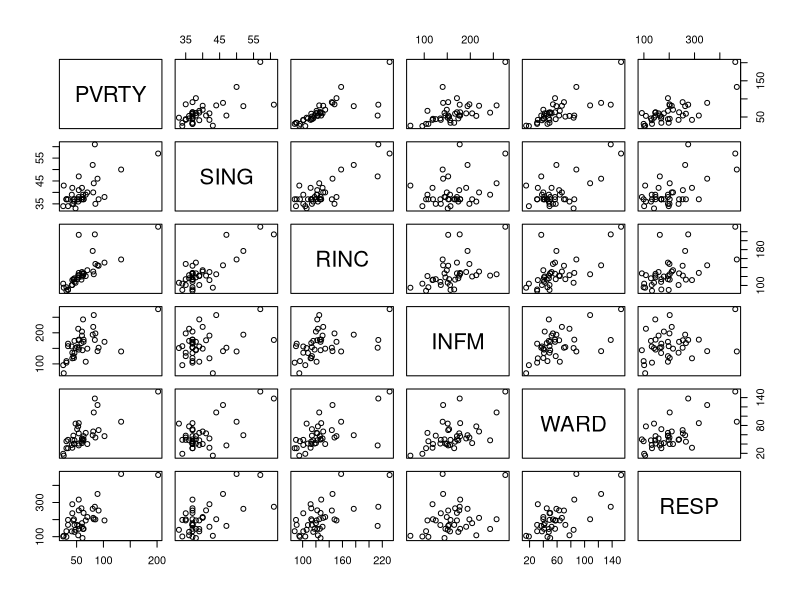
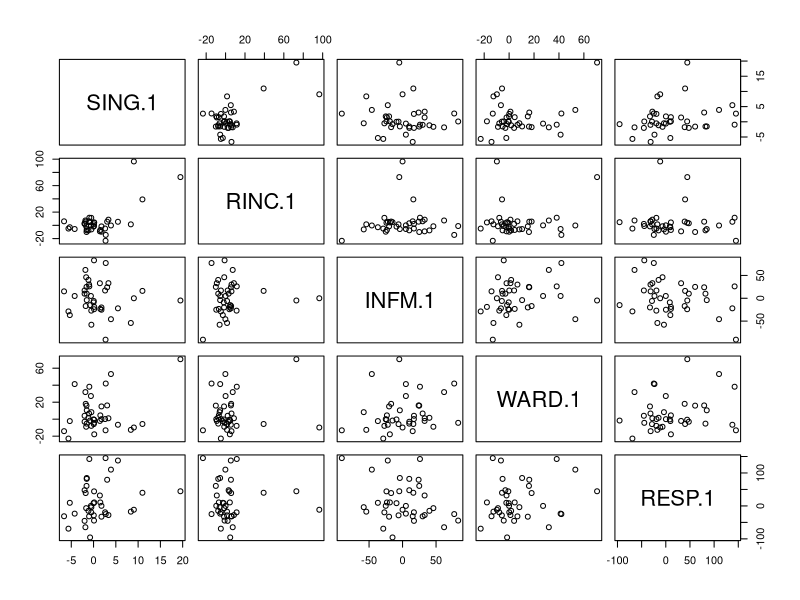

Write the R code that produced these figures, in order.
area<-c("Berkshire","Franklin-Hampshire","Holyoke-Chicopee","Springfield","Westfield","Fitchburg","Gardner-Athol","Blackstone Valley","Southbridge","Wocrester","Cambridge-Somerville","Concord","Lowell","Metropolitan-Beaverbrook","Mystic Valley","Danvers","Haverhill-Newburyport","Lawrence","Lynn","Tri-Cities","Eastern Middlesex","Cape Ann","Westwood-Norwood","Newton-Weston-Wellesley","South Shore","Framingham","Westborough","Boston State","Boston University","Lindermann Mental Health Center","Massachusetts Mental Health Center","Tufts Mental Health Center","Cape Cod and Islands","Brockton","Fall River","Foxboro","New Bedford","Plymouth","Taunton")
PVRTY<-c(61,54,70,81,46,63,54,44,53,60,80,25,59,42,34,46,63,62,67,54,31,54,31,26,41,34,42,82,202,89,84,133,85,51,91,45,102,48,60)#,202)
SING<-c(38,47,40,40,36,37,37,35,36,42,52,34,37,42,37,37,37,39,39,41,37,38,37,43,39,34,35,44,57,46,61,50,35,37,37,37,38,33,37)#,61)
RINC<-c(127,213,134,131,116,127,128,114,123,130,177,104,113,112,91,108,126,122,121,122,96,118,88,95,101,90,101,125,231,145,214,158,148,114,144,113,151,106,120)#,88)
INFM<-c(144,152,149,219,174,171,178,125,213,191,194,96,167,118,165,135,178,243,107,176,109,146,104,70,156,157,136,257,276,141,177,140,198,154,152,119,171,151,204)#,70)
WARD<-c(50,37,40,67,48,50,85,58,78,52,59,19,45,32,31,41,57,48,64,63,46,41,31,15,38,49,49,108,153,124,138,88,54,72,70,40,57,84,42)#,15)
RESP<-c(92,163,215,210,128,239,317,195,108,158,263,101,266,290,169,168,146,145,195,254,99,146,132,105,131,198,237,202,461,350,275,467,201,169,253,202,195,140,179)#,467)
ex1<-data.frame(PVRTY,SING,RINC,INFM,WARD,RESP)
pairs(ex1)
lm.1<-lm(RESP~PVRTY+SING+RINC+INFM+WARD,data = ex1)
cor(ex1,method = "kendall",use = "pairwise")
summary(lm.1)
##(slope,intercept) RRfit(response vaiable, independent variable)
RRfit<-function(response,independent){
  ##sort the data in ascending seqence
  response<-response[order(independent)]
  independent<-sort(independent)
  ##separate the data into different groups
  xleft<-independent[1:13];xright<-independent[27:39]
  yleft<-response[1:13];yright<-response[27:39]
  ##fit the RRline,iterate 5 times
  xL<-median(xleft);xR<-median(xright)
  yL<-median(yleft);yR<-median(yright)
  slope<-(yR-yL)/(xR-xL);slopeT<-slope
  intercept<-median(response-slope*independent);interceptT<-intercept
  for(i in 1:4){
    response<-response-slope*independent-intercept
    yleft<-response[1:13];yright<-response[27:39]
    xL<-median(xleft);xR<-median(xright)
    yL<-median(yleft);yR<-median(yright)
    slope<-(yR-yL)/(xR-xL)
    intercept<-median(response-slope*independent)
    slopeT<-slopeT+slope;interceptT<-interceptT+intercept
  }
  return(data.frame(slopeT,interceptT))
}
fit1<-RRfit(RESP,PVRTY)
RESP.1<-RESP-PVRTY*fit1$slopeT-fit1$interceptT
sweep<-function(y,x){
  return(y-RRfit(y,x)$slopeT*x-RRfit(y,x)$interceptT)
}
fit2<-RRfit(INFM,PVRTY)
SING.1<-sweep(SING,PVRTY)
RINC.1<-sweep(RINC,PVRTY)
INFM.1<-sweep(INFM,PVRTY)
WARD.1<-sweep(WARD,PVRTY)
pairs(data.frame(SING.1,RINC.1,INFM.1,WARD.1,RESP.1))
m<-cbind(RESP.1,SING.1,RINC.1,INFM.1,WARD.1)
cor(m,method = "kendall",use = "pairwise")
